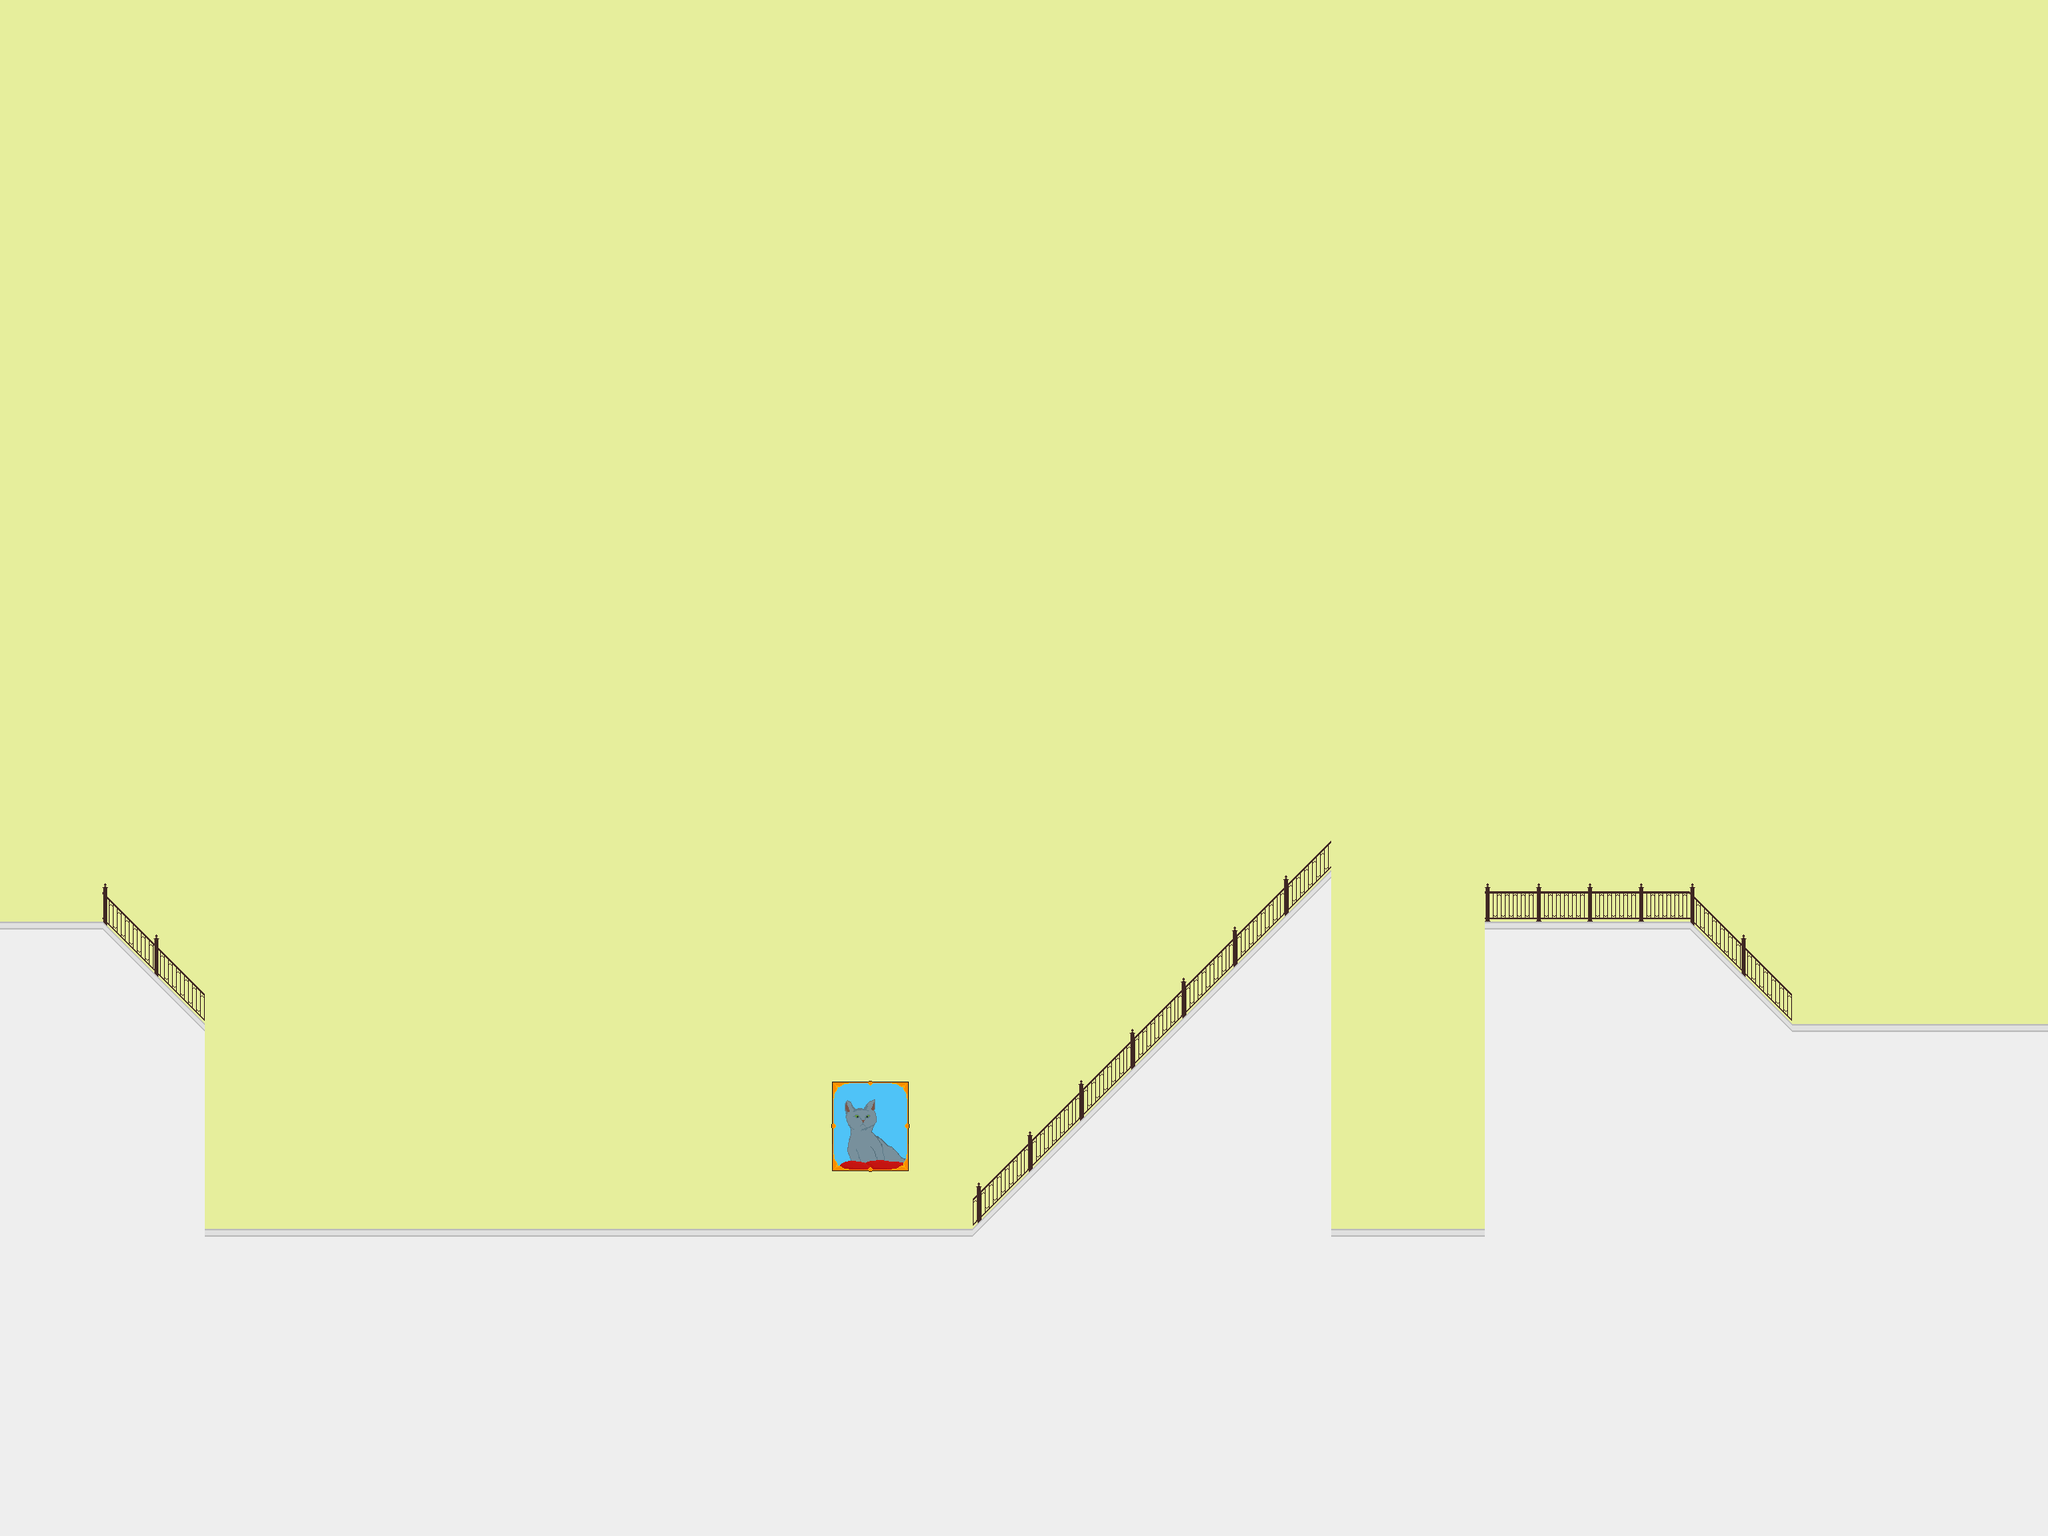

The image is a tile-based game level rendered from a .tmx file. Its description and source (layers, tilesets, objects; grid data summarised) follow:
An orthogonal 40x30 tile map with 64x64 px tiles, 3 tile layers (bg, bot, foreground), 2 tilesets and 5 objects (left, right, up, down).

<map version="1.0" orientation="orthogonal" renderorder="right-down" width="40" height="30" tilewidth="64" tileheight="64" nextobjectid="48">
 <tileset firstgid="1" name="testtiles" tilewidth="64" tileheight="64" tilecount="100">
  <image source="../graphics/testtiles.png" width="640" height="640" />
 </tileset>
 <tileset firstgid="101" name="testtiles2" tilewidth="64" tileheight="64" tilecount="100">
  <image source="../graphics/testtiles2.png" width="640" height="640" />
 </tileset>
 <layer name="bg" width="40" height="30">
  <data>[1200 cells, 1200 non-empty, 1 distinct tile ids]</data>
 </layer>
 <layer name="bot" width="40" height="30">
  <data>[1200 cells, 361 non-empty, 12 distinct tile ids]</data>
 </layer>
 <layer name="foreground" width="40" height="30">
  <data>[1200 cells, 26 non-empty, 5 distinct tile ids]</data>
 </layer>
 <objectgroup name="col" visible="0">
  <object id="45" x="3" y="1221">
   <polyline points="-3,-69 125,-69 253,59 257,321 1214,320 1663,-131 1665,320 1850,320 1854,-68 2110,-66 2235,59 2555,62" />
  </object>
 </objectgroup>
 <objectgroup name="doors">
  <object id="7" name="left" gid="41" x="741" y="375" width="64" height="64" />
  <object id="30" name="right" gid="42" x="2486" y="1267" width="64" height="64" />
  <object id="33" name="up" gid="42" x="1687" y="1465" width="64" height="64" />
  <object id="34" name="down" gid="42" x="27" y="1193" width="64" height="64" />
 </objectgroup>
 <objectgroup name="objects" />
 <objectgroup name="enemies" />
 <objectgroup name="temp" />
</map>
